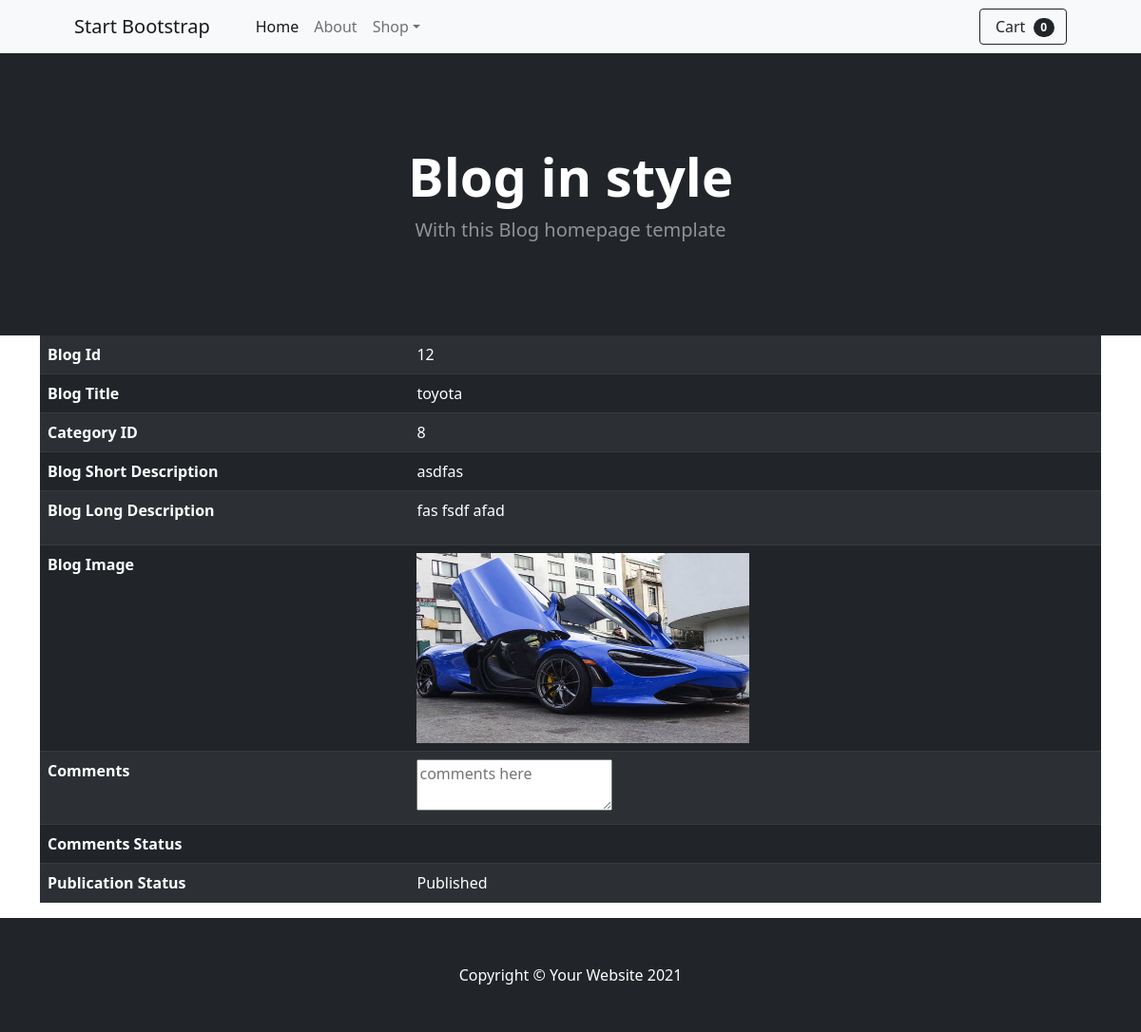
The app's page /view-blog-details.php?id=12 with its own data.
### tables this page shows
CREATE TABLE `blogs` (
  `id` int(3) NOT NULL,
  `category_id` int(3) NOT NULL,
  `blog_title` varchar(255) NOT NULL,
  `short_description` text NOT NULL,
  `long_description` text NOT NULL,
  `blog_image` text NOT NULL,
  `status` varchar(255) NOT NULL
);

### app/classes/Database.php (called while the page is built, shortened)
<?php
class Database
{
    public static function dbConnection(){
        $hostName   =   'Localhost';
        $userName   =   'root';
        $password   =   '';
        $dbName     =   'blog';
       $link        =   mysqli_connect($hostName,$userName,$password,$dbName);
       return $link;
    }
}

### app/classes/viewFrontendBlogDetails.php (called while the page is built, shortened)
<?php
class viewFrontendBlogDetails{
    public static function getFrontBlog($id){
        $sql = "SELECT * FROM blogs WHERE id='$id'";
        if (mysqli_query(Database::dbConnection(), $sql)) {
            $queryResult = mysqli_query(Database::dbConnection(), $sql);
            return $queryResult;
        } else {
            die("Query Problem" . mysqli_error(Database::dbConnection()));
        }
    }
}

### view-blog-details.php (the view, shortened to what this page needs)
<?php
    $id     =   $_GET['id'];
    $queryResult    =   viewFrontendBlogDetails::getFrontBlog($id);
    $frontBlogDetails=  mysqli_fetch_assoc($queryResult);
?>
<!DOCTYPE html>
<html lang="en">
<head>
    <link rel="stylesheet" href="assets/css/bootstrap.css">
    <link rel="stylesheet" href="assets/css/styleSheet.css">
    <link rel="stylesheet" href="assets/css/styles.css">
</head>
<body>
<nav class="navbar navbar-expand-lg navbar-light bg-light">
    <div class="container px-4 px-lg-5">
        <a class="navbar-brand" href="#!">Start Bootstrap</a>
        <div class="collapse navbar-collapse" id="navbarSupportedContent">
            <ul class="navbar-nav me-auto mb-2 mb-lg-0 ms-lg-4">
                <li class="nav-item"><a class="nav-link active" aria-current="page" href="index.php">Home</a></li>
                <li class="nav-item"><a class="nav-link" href="about-me.php">About</a></li>
                <li class="nav-item dropdown">
                    <a class="nav-link dropdown-toggle" id="navbarDropdown" href="#" role="button" data-bs-toggle="dropdown" aria-expanded="false">Shop</a>
                </li>
            </ul>
            <form class="d-flex">
                <button class="btn btn-outline-dark" type="submit">
                    Cart
                    <span class="badge bg-dark text-white ms-1 rounded-pill">0</span>
                </button>
            </form>
        </div>
    </div>
</nav>
<header class="bg-dark py-5">
    <div class="container px-4 px-lg-5 my-5">
        <div class="text-center text-white">
            <h1 class="display-4 fw-bolder">Blog in style</h1>
            <p class="lead fw-normal text-white-50 mb-0">With this Blog homepage template</p>
        </div>
    </div>
</header>
<div class="container">
    <table class="table table-dark table-striped">
        <tr>
            <th>Blog Id</th>
            <td><?php echo $frontBlogDetails['id']; ?></td>
        </tr>
        <tr>
            <th>Blog Title</th>
            <td><?php echo $frontBlogDetails['blog_title']; ?></td>
        </tr>
        <tr>
            <th>Category ID</th>
            <td><?php echo $frontBlogDetails['category_id']; ?></td>
        </tr>
        <tr>
            <th>Blog Short Description</th>
            <td><?php echo $frontBlogDetails['short_description']; ?></td>
        </tr>
        <tr>
            <th>Blog Long Description</th>
            <td><?php echo $frontBlogDetails['long_description']; ?></td>
        </tr>
        <tr>
            <th>Blog Image</th>
            <td><img src="app/<?php echo $frontBlogDetails['blog_image']; ?>" alt="" height="200" width="350"> </td>
        </tr>
        <tr>
            <th>Comments</th>
            <td>
                <textarea placeholder="comments here"></textarea>
            </td>
        </tr>
        <tr>
            <th>Comments Status</th>
            <td></td>
        </tr>
        <tr>
            <th>Publication Status</th>
            <td><?php echo $frontBlogDetails['status']==1 ?  'Published' : 'Unpublished'; ?></td>
        </tr>
    </table>
</div>
<footer class="py-5 bg-dark">
    <div class="container"><p class="m-0 text-center text-white">Copyright &copy; Your Website 2021</p></div>
</footer>
</body>
</html>

### assets/css/styleSheet.css (style rules this page uses)
body { background-color: #eee }

### records on screen
blogs: id "12", blog_title "toyota", category "8", short_description "asdfas", long_description "fas fsdf afad", blog_image (picture)
